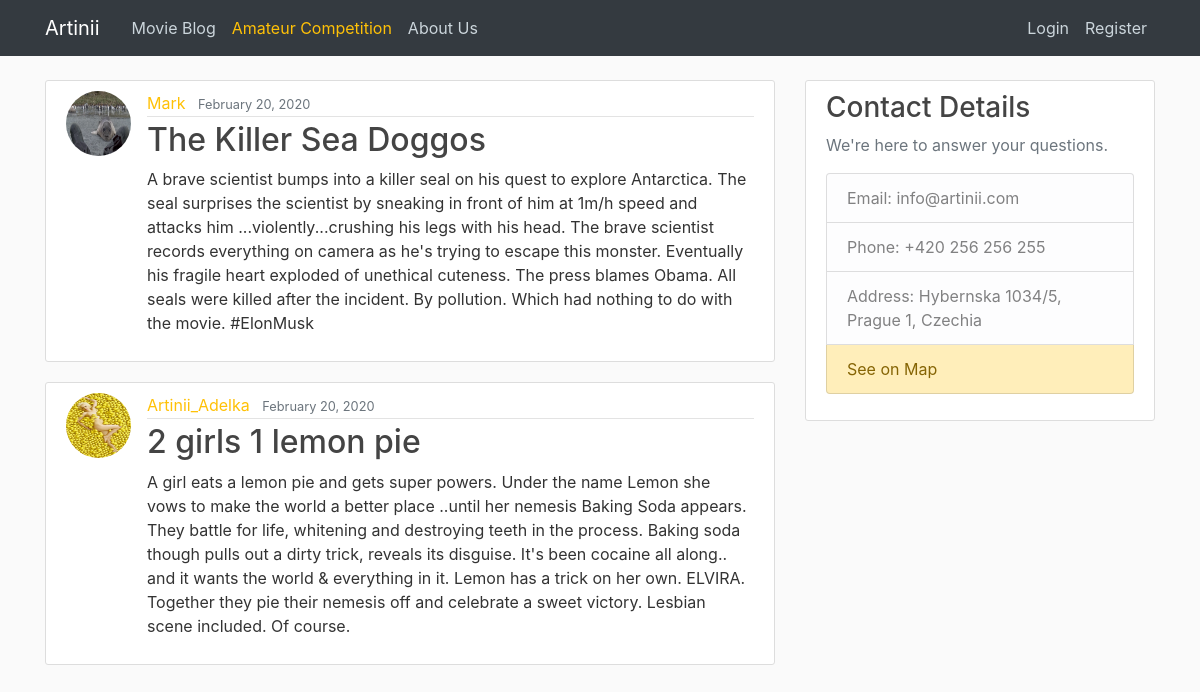
Screenshot of /submitted-movies/ with the database file from the repository.
### competition/models.py (models this page shows, shortened)
class AmateurCompetition(models.Model):
    user = models.OneToOneField(User, on_delete=models.CASCADE)
    title = models.CharField(max_length=100)
    date_posted = models.DateTimeField(auto_now=True)
    link = models.URLField(help_text='Format: https://www.yourmovielink.com', unique=True, blank=False)
    plot = models.TextField(max_length=500, help_text='500 characters')
    poster = models.ImageField(upload_to='competition_posters')
    letter = models.FileField(blank=True, upload_to='competition_letters', validators=[
                              validate_file_extension])

### blog/views.py (the view)
# urls.py: path('submitted-movies/', MoviesListView.as_view(), name='movie-list'),
class MoviesListView(ListView):
    model = AmateurCompetition
    template_name = 'blog/movie_list.html'  # app/model/viewtype.html
    context_object_name = 'movies'
    ordering = ['-date_posted']

### blog/templates/blog/movie_list.html
{% extends "blog/base.html" %}
{% block content %}
  {% for movie in movies %}
    <article class="media content-section">
      <img class="rounded-circle article-img" src="{{ movie.poster.url }}"></img>
      <div class="media-body">
        <div class="article-metadata">
          <a class="mr-2 text-warning" href="{% url 'user-posts-public' movie.user.username %}">{{ movie.user }}</a>
          <small class="text-muted">{{ movie.date_posted|date:"F d, Y" }}</small>
        </div>
        <h2><a class="article-title" href="{% url 'competition-detail' movie.id %}">{{ movie.title }}</a></h2>
        <p class="article-content">{{ movie.plot }}</p>
      </div>
    </article>
  {% endfor %}
{% endblock content%}

### blog/static/blog/main.css (style rules this page uses)
body { background: #fafafa; color: #333333; margin-top: 5rem; }
h1, h2, h3, h4, h5, h6 { color: #444444; }
.content-section { background: #ffffff; padding: 10px 20px; border: 1px solid #dddddd; border-radius: 3px; margin-bottom: 20px; }
.article-title { color: #444444; }
.article-content { white-space: pre-line; }
.article-img { height: 65px; width: 65px; margin-right: 16px; }
.article-metadata { padding-bottom: 1px; margin-bottom: 4px; border-bottom: 1px solid #e3e3e3 }

### rows the page displays
AmateurCompetition: poster (picture), user "Mark", date_posted "February 20, 2020", title "The Killer Sea Doggos", plot "A brave scientist bumps into a killer seal on his quest to explore Antarctica. The seal surprises the scientist by sneaking in front of him at 1m/h speed and attacks him ...violently...crushing his legs with his head. The brave scientist records everything on camera as he's trying to escape this monster. Eventually his fragile heart exploded of unethical cuteness. The press blames Obama. All seals were killed after the incident. By pollution. Which had nothing to do with the movie. #ElonMusk"
AmateurCompetition: poster (picture), user "Artinii_Adelka", date_posted "February 20, 2020", title "2 girls 1 lemon pie", plot "A girl eats a lemon pie and gets super powers. Under the name Lemon she vows to make the world a better place ..until her nemesis Baking Soda appears. They battle for life, whitening and destroying teeth in the process. Baking soda though pulls out a dirty trick, reveals its disguise. It's been cocaine all along.. and it wants the world & everything in it. Lemon has a trick on her own. ELVIRA. Together they pie their nemesis off and celebrate a sweet victory. Lesbian scene included. Of course."
